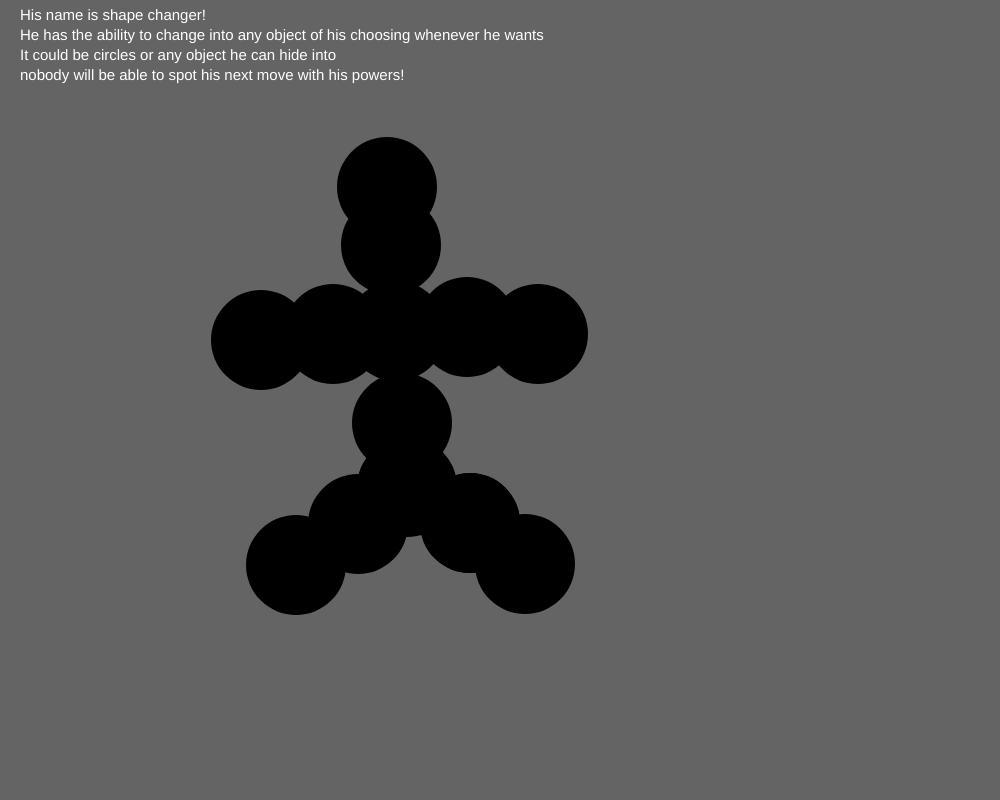
Frame 1 (no input)
Frame 60 (no input): identical to frame 1, image omitted
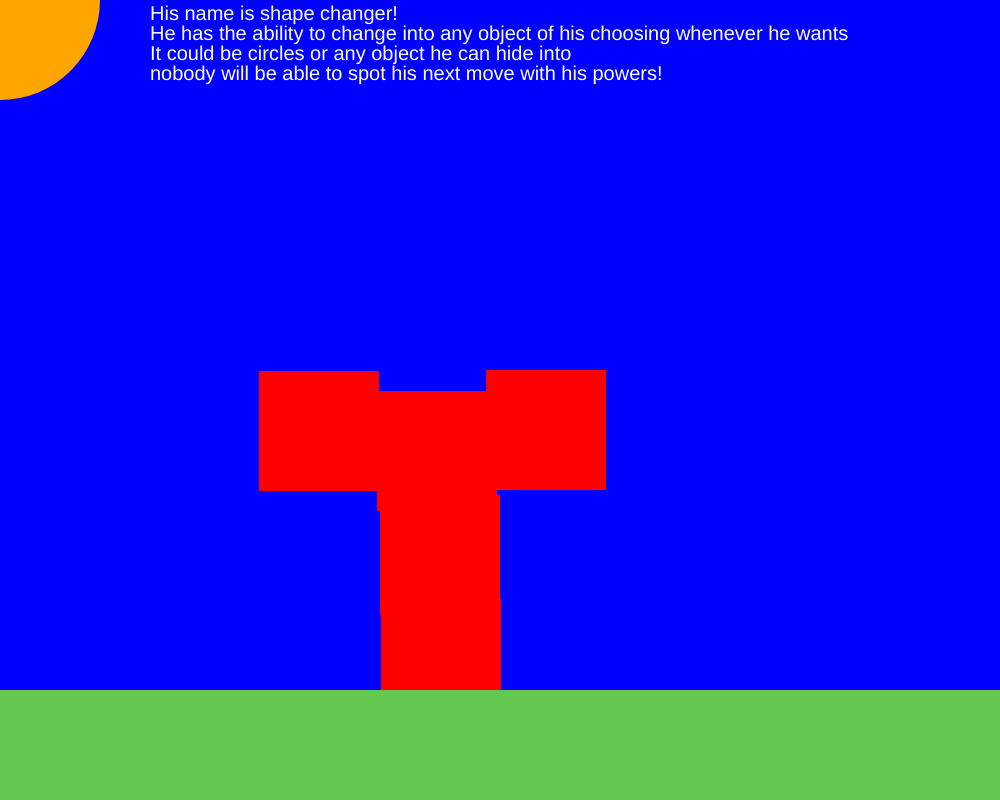
Frame 120 (the mouse pressed at the canvas centre since frame 60)

The p5.js sketch that drew these frames (run headless with seeded random() and noise() and a simulated clock; from frame 60 on, the mouse is pressed at the canvas centre):

// p5.js sketch
// ── sketch.js
function setup() {
  createCanvas(1000, 800);
  rectMode(CENTER);
  ellipseMode(CENTER);
  noStroke();
}


function draw() {
  background(100);

  if (mouseIsPressed) {
    
    background("blue");
    fill("red");
    rect(437, 451, 120, 120);
    rect(440, 555, 120, 120);
    rect(441, 659, 120, 120);
    rect(319, 431, 120, 120);
    rect(546, 430, 120, 120);

    fill("orange");
    ellipse(0, 0, 200, 200);

    fill(100, 200, 80);
  rect(0, 800, 2000, 220);

  textSize(20);
  //textAlign(CENTER);
  fill(255);
  text('His name is shape changer!', 150, 20);
  text('He has the ability to change into any object of his choosing whenever he wants', 150, 40);
  text('It could be circles or any object he can hide into', 150, 60);
  text('nobody will be able to spot his next move with his powers!', 150, 80);
       
  } else {
    // when the mouse isn't pressed!
    fill("black");
    ellipse(387, 187, 100, 100);
    ellipse(391, 245, 100, 100);
    ellipse(396, 331, 100, 100);
    ellipse(402, 423, 100, 100);
    ellipse(407, 487, 100, 100);
    ellipse(358, 524, 100, 100);
    ellipse(470, 523, 100, 100);
    ellipse(525, 564, 100, 100);
    ellipse(296, 565, 100, 100);
    ellipse(333, 334, 100, 100);
    ellipse(261, 340, 100, 100);
    ellipse(467, 327, 100, 100);
    ellipse(470, 523, 100, 100);
    ellipse(538, 334, 100, 100);
    textSize(15);
    //textAlign(CENTER);
    fill(255);
    text('His name is shape changer!', 20, 20);
    text('He has the ability to change into any object of his choosing whenever he wants', 20, 40);
    text('It could be circles or any object he can hide into', 20, 60);
    text('nobody will be able to spot his next move with his powers!', 20, 80);


  }
  
  // this shows mouse location - comment it out when you're done!

  fill(0);
 // text(mouseX + ", " + mouseY, 40, 40);
}

// record the mouse location in console when clicked
function mouseReleased() {
  print(mouseX + ", " + mouseY);
}
